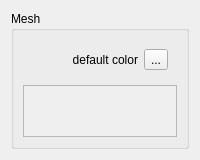
<?xml version="1.0" encoding="UTF-8"?>
<ui version="4.0">
 <class>PropMesh</class>
 <widget class="QWidget" name="PropMesh">
  <property name="geometry">
   <rect>
    <x>0</x>
    <y>0</y>
    <width>200</width>
    <height>160</height>
   </rect>
  </property>
  <property name="minimumSize">
   <size>
    <width>200</width>
    <height>82</height>
   </size>
  </property>
  <property name="maximumSize">
   <size>
    <width>200</width>
    <height>160</height>
   </size>
  </property>
  <property name="windowTitle">
   <string>Form</string>
  </property>
  <property name="styleSheet">
   <string notr="true"/>
  </property>
  <layout class="QHBoxLayout" name="horizontalLayout">
   <item>
    <widget class="QGroupBox" name="mesh">
     <property name="maximumSize">
      <size>
       <width>200</width>
       <height>150</height>
      </size>
     </property>
     <property name="styleSheet">
      <string notr="true"/>
     </property>
     <property name="title">
      <string>Mesh</string>
     </property>
     <layout class="QVBoxLayout" name="verticalLayout">
      <item>
       <widget class="QWidget" name="widget" native="true">
        <layout class="QHBoxLayout" name="horizontalLayout_2">
         <item>
          <widget class="QLabel" name="label_10">
           <property name="inputMethodHints">
            <set>Qt::ImhMultiLine</set>
           </property>
           <property name="text">
            <string>default color</string>
           </property>
           <property name="alignment">
            <set>Qt::AlignRight|Qt::AlignTrailing|Qt::AlignVCenter</set>
           </property>
           <property name="wordWrap">
            <bool>true</bool>
           </property>
          </widget>
         </item>
         <item>
          <widget class="QToolButton" name="bgColorButton">
           <property name="text">
            <string>...</string>
           </property>
          </widget>
         </item>
        </layout>
       </widget>
      </item>
      <item>
       <widget class="QTextEdit" name="info">
        <property name="enabled">
         <bool>false</bool>
        </property>
       </widget>
      </item>
     </layout>
    </widget>
   </item>
  </layout>
 </widget>
 <tabstops>
  <tabstop>info</tabstop>
 </tabstops>
 <resources/>
 <connections>
  <connection>
   <sender>bgColorButton</sender>
   <signal>clicked()</signal>
   <receiver>PropMesh</receiver>
   <slot>on_default_color_button()</slot>
   <hints>
    <hint type="sourcelabel">
     <x>159</x>
     <y>50</y>
    </hint>
    <hint type="destinationlabel">
     <x>99</x>
     <y>79</y>
    </hint>
   </hints>
  </connection>
 </connections>
 <slots>
  <slot>changedLabel(QString)</slot>
  <slot>changedColR(int)</slot>
  <slot>changedColG(int)</slot>
  <slot>changedColB(int)</slot>
  <slot>changedColA(int)</slot>
  <slot>changedSelR(int)</slot>
  <slot>changedSelG(int)</slot>
  <slot>changedSelB(int)</slot>
  <slot>changedSelA(int)</slot>
  <slot>testButtonClicked()</slot>
  <slot>rValueChanged(int)</slot>
  <slot>gValueChanged(int)</slot>
  <slot>bValueChanged(int)</slot>
  <slot>aValueChanged(int)</slot>
  <slot>rgbaTextChanged(QString)</slot>
  <slot>colorButtonClicked()</slot>
  <slot>on_default_color_button()</slot>
 </slots>
</ui>
